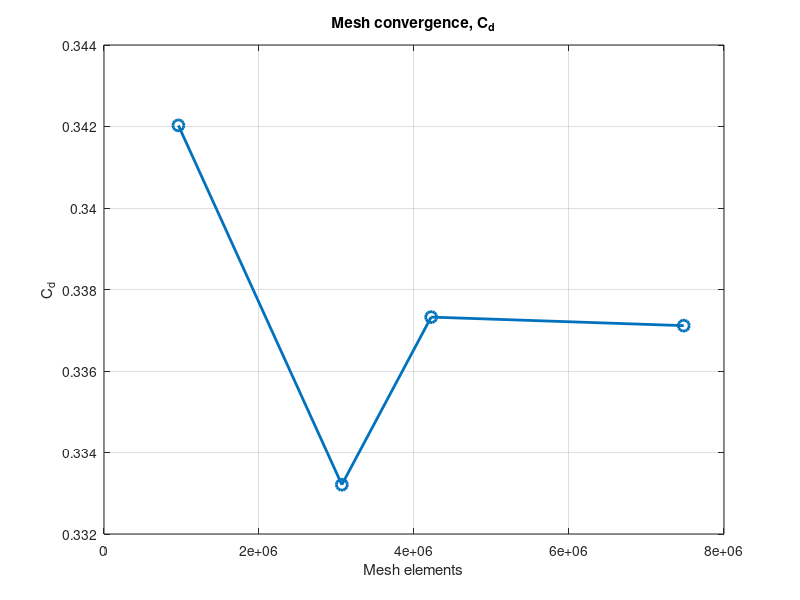

Write the MATLAB code that produced this figure.
clear
close all
clc

%% Grid convergence audiA4UpBox

n1 = 960049;

n2 = 3068987; 
n3 = 4221399;
n4 = 7480250;




cd1 = 0.342027;

cd2 = 0.33321;
cd3 = 0.337323;
cd4 = 0.337113;

celle = [n1, n2, n3 n4];
cd = [cd1, cd2, cd3, cd4];

figure;
plot(celle, cd, '-o', 'LineWidth', 2, 'MarkerSize', 8);
xlabel('Mesh elements');
ylabel('C_d');
title('Mesh convergence, C_d');
grid on;
